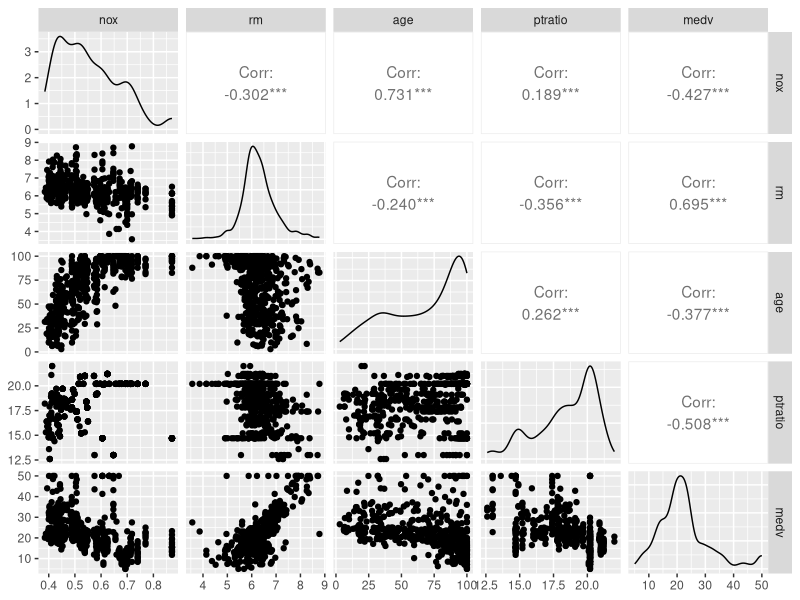
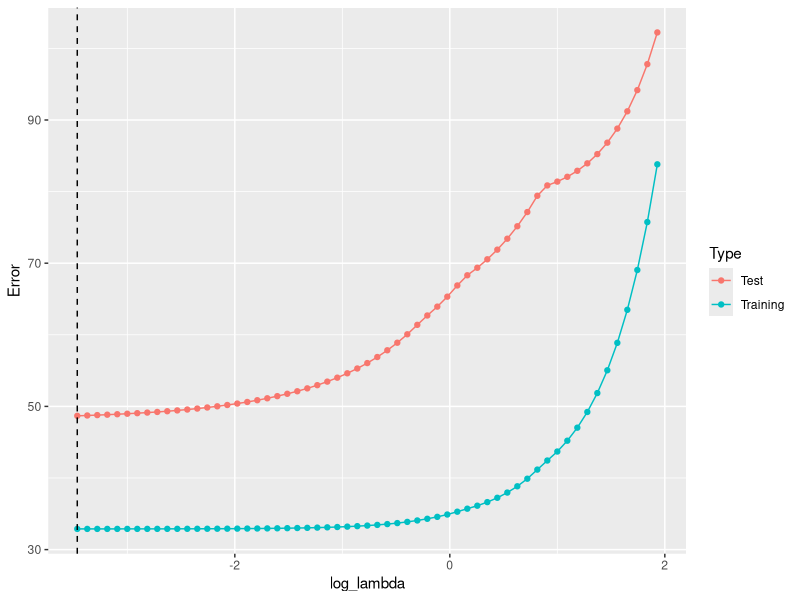
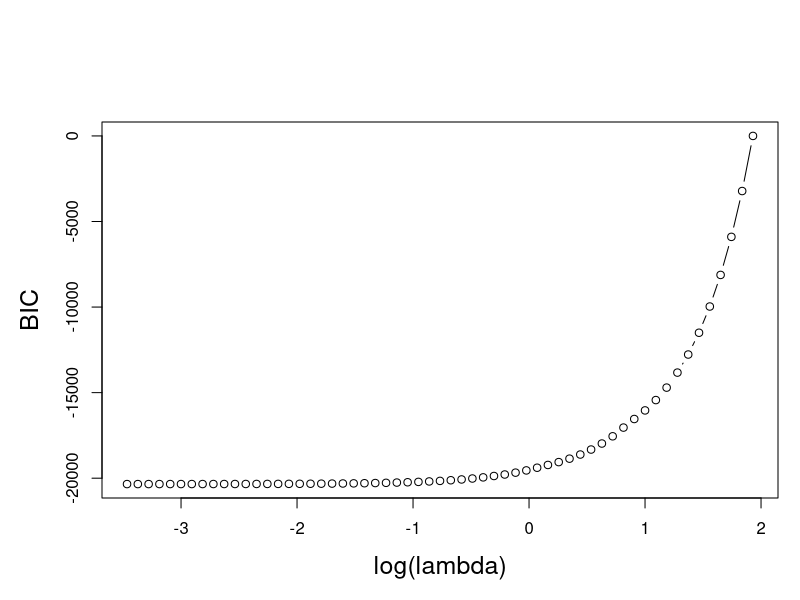
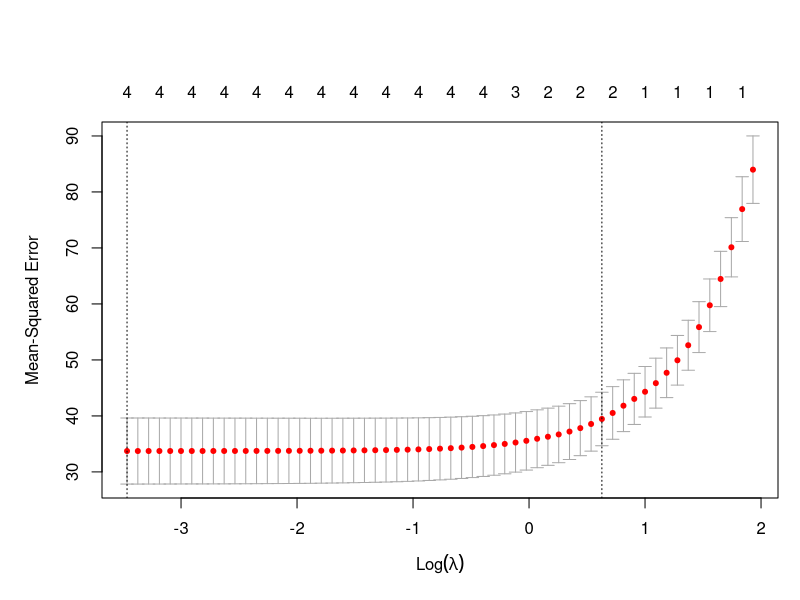

These charts were generated, in order, by the following R code:
## ---- chunk 1
knitr::opts_chunk$set(echo = TRUE)
## ---- chunk 2
library(mlbench)
library(dplyr)
library(ggplot2)
library(GGally)
library(glmnet)
library(tidyr)
data("BostonHousing")
data<-select(BostonHousing, nox, rm, age, ptratio, medv)
head(data)
## ---- chunk 3
ggpairs(data)
## ---- chunk 4
tr_data=data[1:400,]
ts_data=data[-(1:400),]
c(dim(tr_data), dim(ts_data))
## ---- chunk 5
fit<-lm(medv~ nox+rm+ptratio+age, data=tr_data)
summary(fit)
x<-cbind(tr_data$nox, tr_data$rm, tr_data$ptratio, tr_data$age)
y<-tr_data$medv
obj1<-glmnet(x,y, alpha=0, lambda=0.05)
## ---- chunk 6
x0<-cbind(ts_data$nox, ts_data$rm, ts_data$ptratio, ts_data$age)
y0.ls <- coef(fit)[1] + x0 %*% coef(fit)[-1]
y0.rr <- c(predict(obj1, x0))  
y0<-ts_data$medv
##_______________________
rmse.ls <- sqrt(mean(y0 - y0.ls)^2)
rmse.rr <- sqrt(mean(y0 - y0.rr)^2)
result <- c(rmse.ls, rmse.rr, rmse.ls/rmse.rr)
names(result) <- c("OLS", "RR", "OLS/RR")
result
## ---- chunk 7
obj.la <- glmnet(x, y, alpha = 1, lambda = 0.001) 
y0.la <- c(predict(obj.la, x0)) 
##_________________________
rmse.la <- sqrt(mean(y0 - y0.la)^2)
result <- c(rmse.ls, rmse.rr, rmse.la, rmse.rr/rmse.la)
names(result) <- c("OLS", "RR", "LASSO", "RR/LASSO")
result

## ---- chunk 8
obj_g <- glmnet(x, y)
grid <- obj_g$lambda

hat.y.tr <- predict(obj_g, x)
error.tr <- apply((c(y) - hat.y.tr)^2, 2, mean)
hat.y.ts <- predict(obj_g, x0)
error.ts <- apply((c(y0) - hat.y.ts)^2, 2, mean)
## ---- chunk 9
opt.id1 <- which.min(error.ts) # index
opt.lambda1 <- grid[opt.id1]   # optimal lambda
round(coef(obj_g)[,opt.id1], 2) 
## ---- chunk 10
temp <- tibble(log_lambda = log(grid), 
               Training = error.tr,
               Test = error.ts) %>%
  gather(Type, Error, Training, Test) 
error.plot <- 
  ggplot(temp, aes(x = log_lambda, y = Error, color = Type)) + 
  geom_point() + 
  geom_line() +
  geom_vline(aes(xintercept = log(opt.lambda1)), linetype = 2)
error.plot

## ---- chunk 11
like <- obj_g$nulldev - deviance(obj_g)
BIC <- log(506) * obj_g$df - like
opt.id2 <- which.min(BIC)
opt.lambda2 <- grid[opt.id2]
round(c(opt.lambda1, opt.lambda2), 3)
round(coef(obj_g)[,opt.id2], 2) 
## ---- chunk 12
par(mar = c(5,5,6,1) + 0.1)
plot(log(grid), BIC, type = "b", xlab = "log(lambda)", ylab = "BIC", axes = T,
     cex.lab = 1.5)
## ---- chunk 13
obj.cv <- cv.glmnet(x, y, alpha = 1, lambda = grid)
plot(obj.cv)
## ---- chunk 14
opt.lambda3 <- obj.cv$lambda.min
round(c(opt.lambda1, opt.lambda2, opt.lambda3), 3)

opt.id3 <- which(near(grid, opt.lambda3))
round(coef(obj_g)[,opt.id3], 2)
